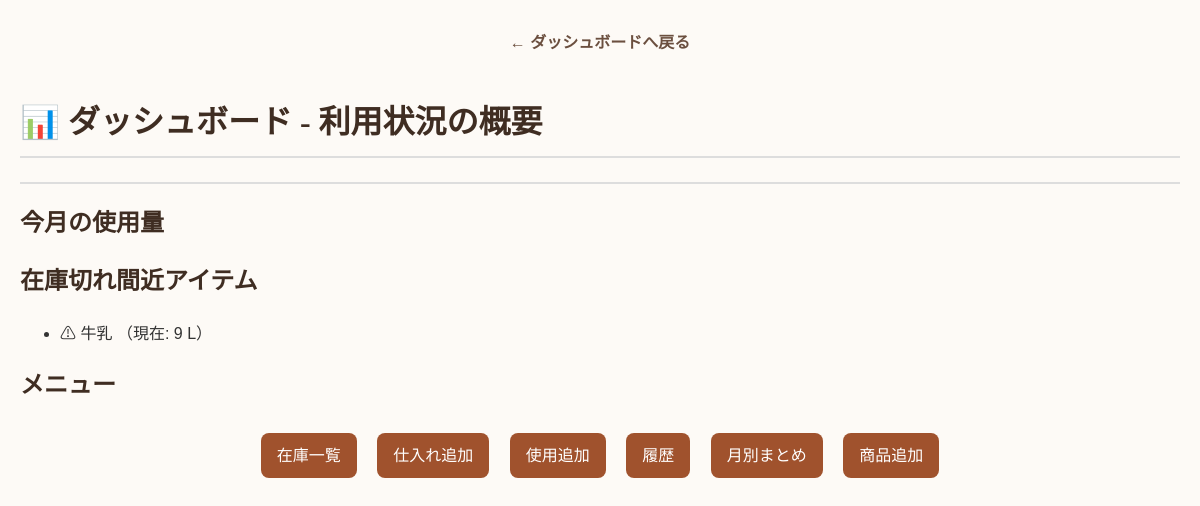
Page /dashboard on the earlier database version.
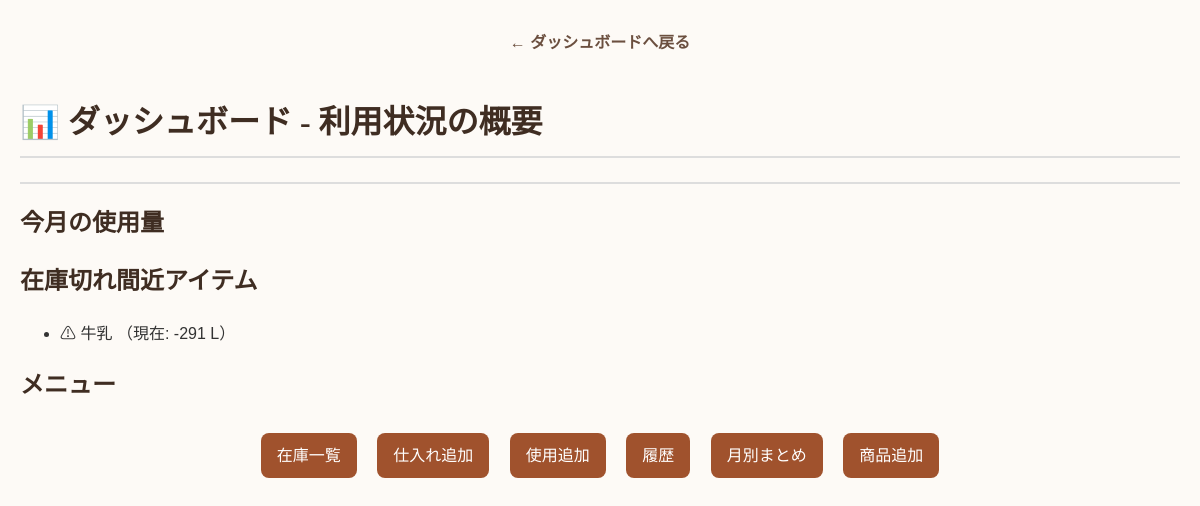
Same page on the later database version.
### tables this page shows
CREATE TABLE items (
        id INTEGER PRIMARY KEY AUTOINCREMENT,
        name TEXT NOT NULL,
        unit TEXT NOT NULL,
        stock INTEGER NOT NULL DEFAULT 0
    , min_stock INTEGER DEFAULT 10);

### app.py (the view)
@app.route('/dashboard')
def dashboard():
    conn = get_db_connection()
    current_month = datetime.now().strftime('%Y-%m')
    usage_query = '''
        SELECT SUM(quantity) as total_usage
        FROM usages
        WHERE usage_date LIKE ?
    '''
    usage_result = conn.execute(usage_query, (f'{current_month}%',)).fetchone()
    total_usage = usage_result['total_usage'] or 0
    low_stock_items = conn.execute('SELECT * FROM items WHERE stock <= min_stock').fetchall()
    conn.close()
    return render_template('dashboard.html',
                           total_usage=total_usage,
                           low_stock_items=low_stock_items)

### app.py (called while the page is built)
def get_db_connection():
    conn = sqlite3.connect('inventory.db')
    conn.row_factory = sqlite3.Row
    return conn

### templates/dashboard.html (shortened to what this page needs)
{% extends "base.html" %}
{% block content %}
<div class="dashboard">
    <h1 class="dashboard-title"><span class="icon">📊</span> ダッシュボード - 利用状況の概要</h1>
    <hr class="section-divider">
    <section class="dashboard-section">
        <h2>今月の使用量</h2>
    </section>
    <section class="dashboard-section">
        <h2>在庫切れ間近アイテム</h2>
        {% if low_stock_items %}
            <ul>
                {% for item in low_stock_items %}
                <li><span class="low-stock">⚠ {{ item.name }} （現在: {{ item.stock }} {{ item.unit }}）</span></li>
                {% endfor %}
            </ul>
        {% else %}
            <p>全てOKです。</p>
        {% endif %}
    </section>
    <section class="dashboard-section">
        <h2>メニュー</h2>
        <div class="menu-links">
            <a href="{{ url_for('stock') }}" class="btn">在庫一覧</a>
            <a href="{{ url_for('add_purchase') }}"class="btn">仕入れ追加</a>
            <a href="{{ url_for('add_usage') }}"class="btn">使用追加</a>
            <a href="{{ url_for('history') }}" class="btn">履歴</a>
            <a href="{{ url_for('summary') }}" class="btn">月別まとめ</a>
            <a href="{{ url_for('add_item') }}" class="btn">商品追加</a>
        </div>
    </section>
</div>
{% endblock %}

Differences in the rows shown:
changed items "牛乳": stock "9" → "-291"
